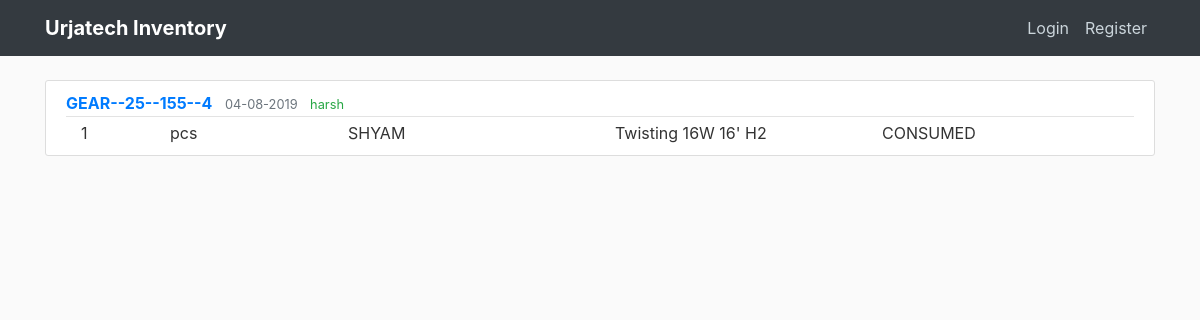
/post/1, run on the app's committed database.
### flaskblog/models.py (models this page shows, shortened)
class Post(db.Model):
    id = db.Column(db.Integer, primary_key=True)
    material_id = db.Column(db.String(50), nullable=False)
    numbers_issued = db.Column(db.Integer)
    unit = db.Column(db.String(10))
    person = db.Column(db.String(20))
    location = db.Column(db.String(50))
    type_issued = db.Column(db.String(20))
    date_posted = db.Column(db.DateTime, nullable=False, default=datetime.now)
    user_id = db.Column(db.Integer, db.ForeignKey('user.id'))

class User(db.Model, UserMixin):
    id = db.Column(db.Integer, primary_key=True)
    name = db.Column(db.String(30), nullable=False)
    username = db.Column(db.String(20), unique=True, nullable=False)
    email = db.Column(db.String(100), unique=True, nullable=False)
    image_file = db.Column(db.String(20), nullable=False, default='56c6632a3ab0abec.jpg')
    password = db.Column(db.String(60), nullable=False)
    posts = db.relationship('Post', backref='author', lazy=True)

### flaskblog/routes.py (the view)
@app.route("/post/<int:post_id>")
def post(post_id):
    post = Post.query.get_or_404(post_id)
    return render_template('post.html', title=post.material_id, post=post)

### flaskblog/templates/post.html (shortened to what this page needs)
{% extends "layout.html" %}
{% block content %}
    <article class="media content-section">
        <div class="media-body">
            <div class="article-metadata">
                <a class="mr-2 text-uppercase font-weight-bold" href="#">{{ post.material_id }}</a>
                <small class="text-muted">{{ post.date_posted.strftime('%d-%m-%Y') }}</small>
                <small class="ml-2 text-success">{{ post.author.name }}</small>
            </div>
            <div class="container mr-1">
              <div class="row">
                <div class="col-1">
                  {{ post.numbers_issued }}
                </div>
                <div class="col-2">
                  {{ post.unit }}
                </div>
                <div class="col-3">
                  {{ post.person }}
                </div>
                <div class="col-3">
                  {{ post.location }}
                </div>
                <div class="col-1">
                  {{ post.type_issued }}
                </div>
              </div>
        </div>
    </article>
{% endblock content %}

### flaskblog/static/main.css (style rules this page uses)
body { background: #fafafa; color: #333333; margin-top: 5rem; }
.content-section { background: #ffffff; padding: 10px 20px; border: 1px solid #dddddd; border-radius: 3px; margin-bottom: 20px; }
.article-metadata { padding-bottom: 1px; margin-bottom: 4px; border-bottom: 1px solid #e3e3e3 }

### data on the page
Post: material_id "GEAR--25--155--4", date_posted "04-08-2019", numbers_issued "1", unit "pcs", person "SHYAM", location "Twisting 16W 16' H2", type_issued "CONSUMED"
User: author.name "harsh"
